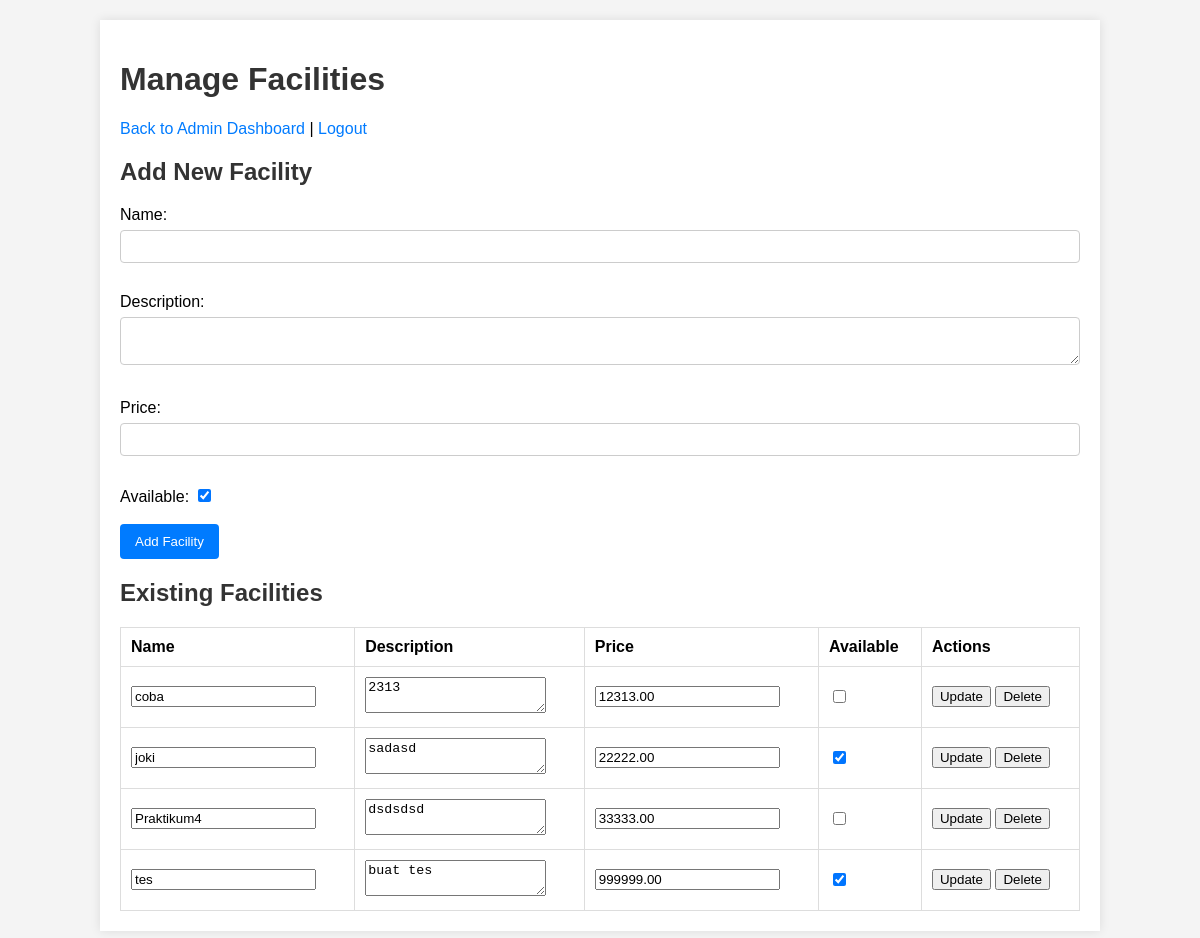
The page /facilities.php (signed in) on the database as committed earlier.
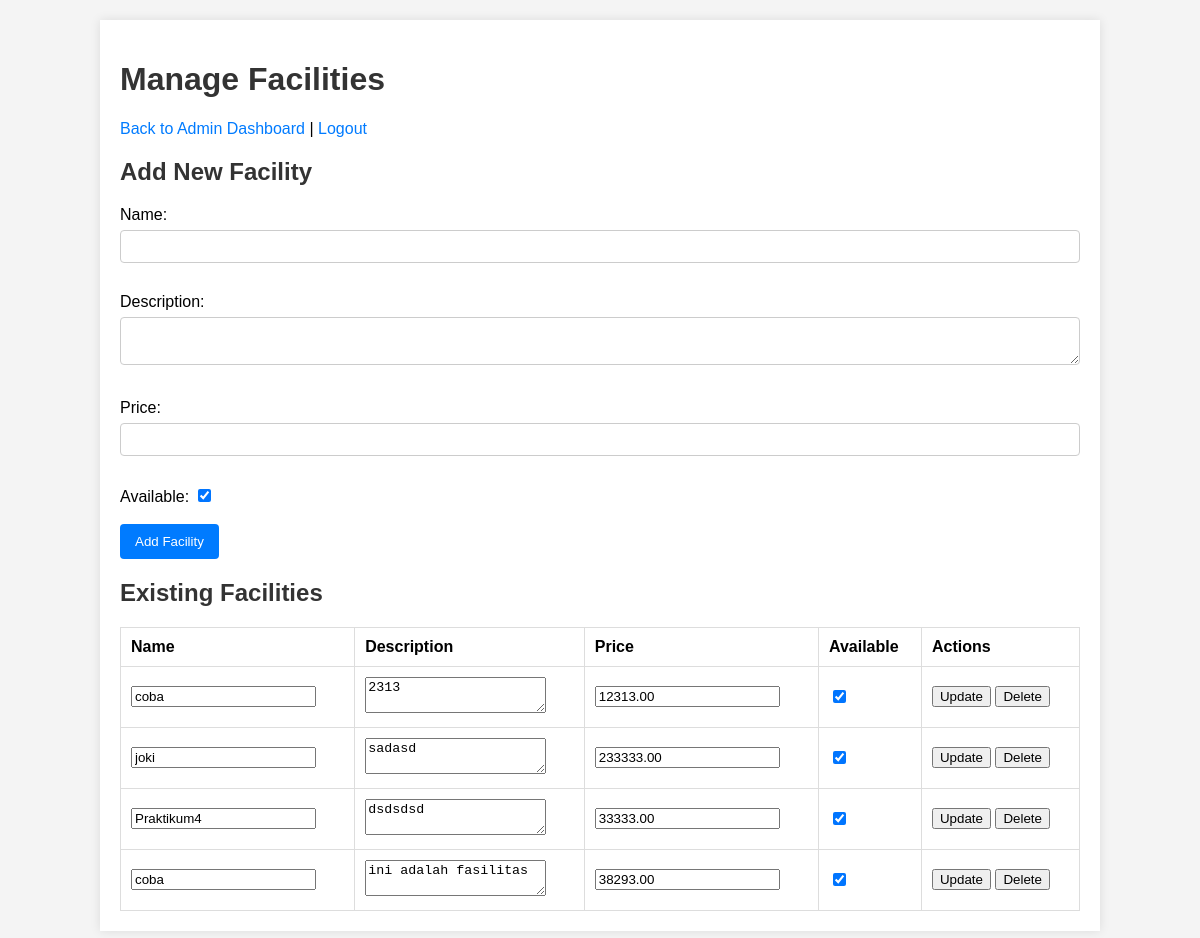
The same page on the database as committed later.
### tables this page shows
CREATE TABLE `facilities` (
  `id` int NOT NULL AUTO_INCREMENT,
  `name` varchar(100) NOT NULL,
  `description` text,
  `price` decimal(10,2) NOT NULL,
  `available` tinyint(1) DEFAULT '1',
  `created_at` timestamp NULL DEFAULT CURRENT_TIMESTAMP,
  PRIMARY KEY (`id`)
);

### facilities.php (the view, shortened to what this page needs)
<?php
require 'config/init.php';
try {
    $stmt = $pdo->query('SELECT * FROM facilities');
    $facilities = $stmt->fetchAll();
} catch (PDOException $e) {
    $error = "Database error: " . $e->getMessage();
}
?>
<!DOCTYPE html>
<html>
<head>
    <link rel="stylesheet" href="assets/style.css">
</head>
<body>
    <div class="container">
        <h1>Manage Facilities</h1>
        <p><a href="admin.php">Back to Admin Dashboard</a> | <a href="logout.php">Logout</a></p>
        <h2>Add New Facility</h2>
        <form method="post" action="facilities.php">
            <label>Name:</label><br>
            <input type="text" name="name" required><br><br>
            <label>Description:</label><br>
            <textarea name="description"></textarea><br><br>
            <label>Price:</label><br>
            <input type="number" step="0.01" name="price" required><br><br>
            <label>Available:</label>
            <input type="checkbox" name="available" checked><br><br>
            <button type="submit">Add Facility</button>
        </form>
        <h2>Existing Facilities</h2>
        <table border="1" cellpadding="5" cellspacing="0">
            <tr>
                <th>Name</th>
                <th>Description</th>
                <th>Price</th>
                <th>Available</th>
                <th>Actions</th>
            </tr>
            <?php foreach ($facilities as $facility): ?>
            <tr>
                <form method="post" action="facilities.php">
                    <td><input type="text" name="name" value="<?php echo htmlspecialchars($facility['name']); ?>"
                            required></td>
                    <td><textarea
                            name="description"><?php echo htmlspecialchars($facility['description']); ?></textarea></td>
                    <td><input type="number" step="0.01" name="price" value="<?php echo $facility['price']; ?>"
                            required></td>
                    <td><input type="checkbox" name="available" <?php echo $facility['available'] ? 'checked' : ''; ?>>
                    </td>
                    <td>
                        <button type="submit" name="action" value="edit">Update</button>
                        <button type="submit" name="action" value="delete"
                            onclick="return confirm('Are you sure?');">Delete</button>
                    </td>
                </form>
            </tr>
            <?php endforeach; ?>
        </table>
    </div>
</body>
</html>

Rows that differ between the two databases and show on the page:
removed facilities: name "tes", description "buat tes", price "999999.00", available "☑"
changed facilities (number 1 of 4 on the later page): available "☐" → "☑"
changed facilities "joki": price "22222.00" → "233333.00"
changed facilities "Praktikum4": available "☐" → "☑"
added facilities: name "coba", description "ini adalah fasilitas", price "38293.00", available "☑"
